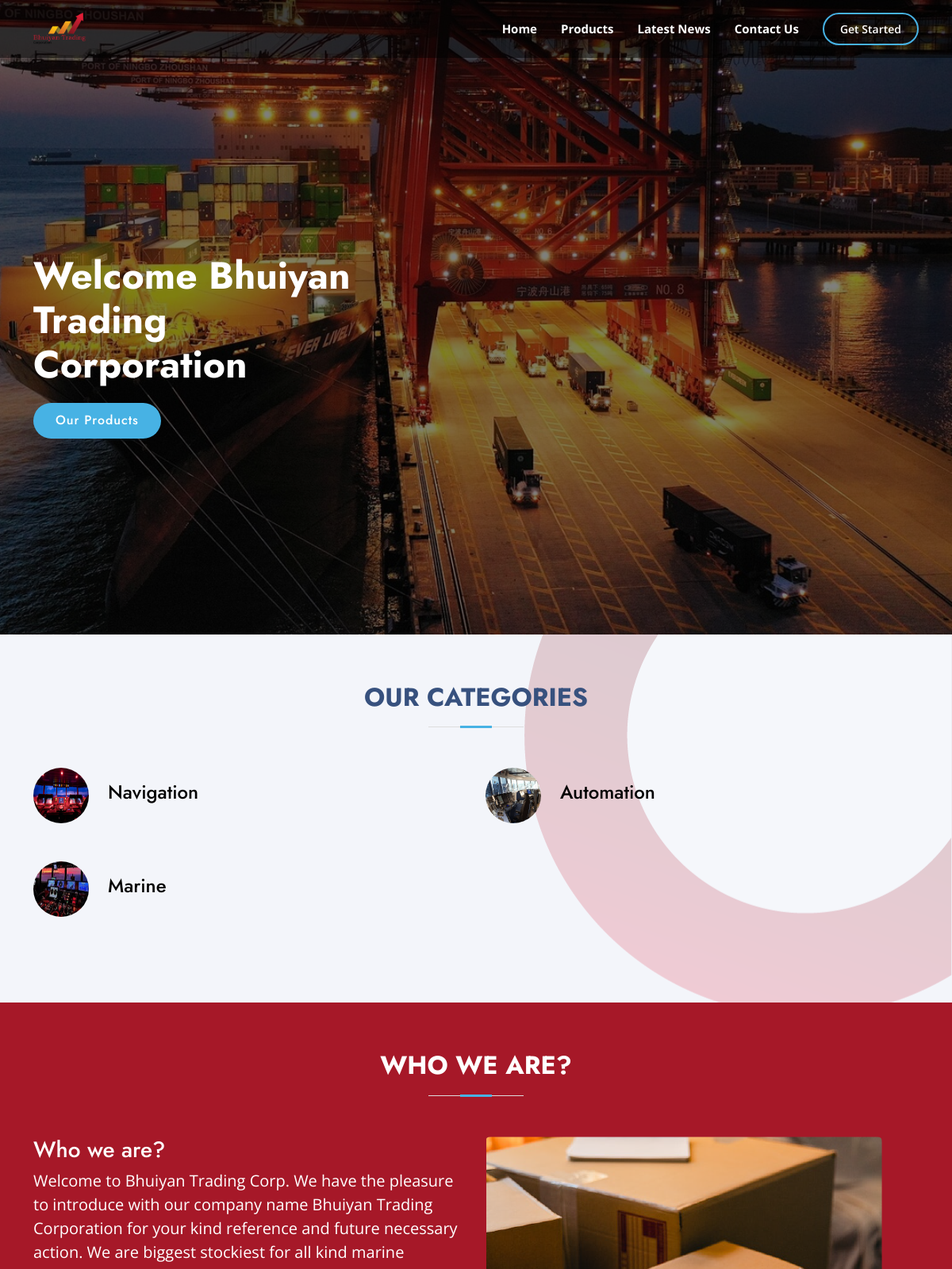
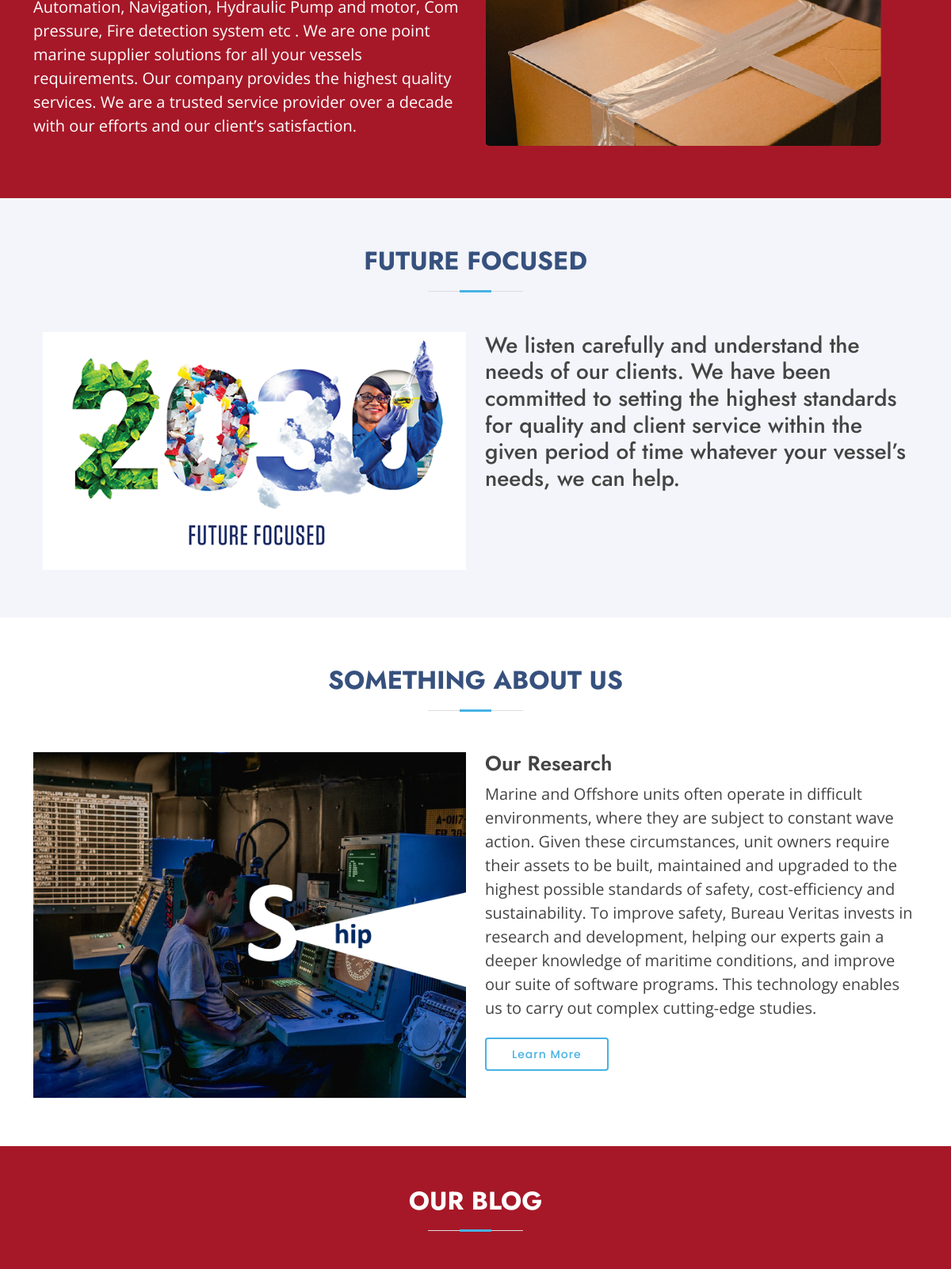
The page / (upper part) on the database its author committed (2 pictures, top to bottom).
### backend/models.py (models this page shows, shortened)
class Settings(models.Model):
    title = models.CharField(max_length=255)
    phone = models.CharField(max_length=16)
    email = models.EmailField(max_length=255)
    address = models.TextField()
    site_logo = models.ImageField(upload_to=settings_path)
    hero_image = models.ImageField(upload_to=settings_path)
    who_we = models.TextField()
    who_we_image = models.ImageField(upload_to=settings_path)
    future_focused = models.TextField()
    future_forused_img = models.ImageField(upload_to=settings_path)
    about_us = models.TextField()
    about_us_img = models.ImageField(upload_to=settings_path)

class Category(models.Model):
    name = models.CharField(max_length=255, unique=True)
    image = models.ImageField(upload_to=category_path, null=False, blank=False, default="default.jpg")

### frontend/views.py (the view)
# urls.py: 2. Add a URL to urlpatterns:  path('', Home.as_view(), name='home')
def Home(request):
    settings = Settings.objects.first()
    category = Category.objects.all().order_by('-id')
    product = Product.objects.all()
    context = {
        'settings' : settings,
        'category' : category,
        'product' : product
    }
    return render(request, 'home.html', context)

### frontend/templates/home.html (shortened to what this page needs)
{% extends 'asset2/base.html' %} {% load static %} {% block content %}
<section id="hero" class="d-flex align-items-center" style="
    background: rgba(0,0,0, 0.5) url({{ settings.hero_image.url }}); background-position: center;
    background-size: cover;
    background-position: center;
    background-blend-mode: overlay;
    background-repeat: no-repeat;
    width: 100%;
    height: 100vh;
    ">
    <div class="container">
        <div class="row">
            <div class="col-lg-5 d-flex flex-column justify-content-center pt-4 pt-lg-0 order-2 order-lg-1" data-aos="fade-up" data-aos-delay="200">
                <h1>{{settings.title}}</h1>
                <div class="d-flex justify-content-center justify-content-lg-start">
                    <a href="#about" class="btn-get-started scrollto">Our Products</a>
                </div>
            </div>
        </div>
    </div>
</section>
<main id="main">
    <section id="category" class="services section-bg Our_products" style="height: auto">
        <div class="container" data-aos="fade-up">
            <div class="section-title">
                <h2>Our Categories</h2>
            </div>
            <div class="row our_main_category">
                {% for item in category %}
                <div class=" col-12 col-md-6 mb-5">
                    <a href="{% url 'frontend:subcategory' item.id %}">
                        <div class="product_category_inner d-flex  align-items-center gap-2px">
                            <div class="img">
                                <img class="rounded-circle" src="{{item.image.url}}" width="70px" height="70px" alt="category image">
                            </div>
                            <div class="text">
                                <h4 class="ms-4 text-black">{{item.name}}</h4>
                            </div>
                        </div>
                    </a>
                </div>
                {% endfor %}
            </div>
        </div>
    </section>
    <section id="category" class="services section-bg who_we">
        <div class="container" data-aos="fade-up">
            <div class="section-title ">
                <h2 class="text-white">Who we are?</h2>
            </div>
            <div class="row d-flex">
                <div class="col col-12 col-md-6 order-2 order-md-1">
                    <div class="description text-white">
                        <h3 class="font-weight-bold">Who we are?</h3>
                        <p style="font-size: 20px;">
                            {{settings.who_we}}
                        </p>
                    </div>
                </div>
                <div class="col col-12 col-md-6 order-1 order-md-2">
                    <div class="img mb-5 mb-md-0">
                        <img class="rounded" src="{{settings.who_we_image.url}}" alt="img-fluid">
                    </div>
                </div>
            </div>
        </div>
    </section>
    <section id="category" class="services section-bg">
        <div class="container" data-aos="fade-up">
            <div class="section-title">
                <h2>Future Focused</h2>
            </div>
            <div class="container">
                <div class="row">
                    <div class="col col-12 col-md-6" data-aos="zoom-in" data-aos-delay="100">
                        <div class="img mb-5 mb-md-0">
                            <img src="{{settings.future_forused_img.url}}" class="img-fluid" alt="future">
                        </div>
                    </div>
                    <div class="col col-12 col-md-6" data-aos="zoom-in" data-aos-delay="100">
                        <div class="dercription">
                            <h3>
                                {{settings.future_focused}}
                            </h3>
                        </div>
                    </div>
                </div>
            </div>
        </div>
    </section>
    <section id="about" class="about">
        <div class="container" data-aos="fade-up">
            <div class="section-title">
                <h2>Something About Us</h2>
            </div>
            <div class="row content">
                <div class="col-lg-6">
                    <div class="img mb-5 mb-md-0">
                        <img src="{{settings.about_us_img.url}}" class="img-fluid" alt="shipequipment">
                    </div>
                </div>
                <div class="col-lg-6 pt-4 pt-lg-0">
                    <h3>Our Research</h3>
                    <p style="font-size: 20px;">
                        {{settings.about_us}}
                    </p>
                    <a href="#" class="btn-learn-more">Learn More</a>
                </div>
            </div>
        </div>
    </section>
    <section id="blogs" class="clientzs section-bg blog_section">
        <div class="container">
            <div class="section-title">
                <h2 class="text-white">Our Blog</h2>
            </div>
        </div>
    </section>
</main>
{% endblock %}

### frontend/templates/asset2/header.html (shortened to what this page needs)
<header id="header" class="fixed-top" style="background: rgba(0,0,0,0.5);">
    <div class="container d-flex align-items-center">
        <h1 class="logo me-auto">
            <a class="logo me-auto" href="{% url 'frontend:home' %}">
                <img src="{{settings.site_logo.url}}" class="img-fluid" />
            </a>
        </h1>
        <nav id="navbar" class="navbar">
            <ul>
                <li><a class="nav-link scrollto" href="{% url 'frontend:home' %}"><strong>Home</strong></a></li>
                <li><a class="nav-link scrollto" href=""><strong>Products</strong></a></li>
                <li><a class="nav-link scrollto" href=""><strong>Latest News</strong></a></li>
                <li><a class="nav-link scrollto" href="{% url 'frontend:contact' %}"><strong>Contact Us</strong></a></li>
                <li><a class="getstarted scrollto" href="">Get Started</a></li>
            </ul>
        </nav>
    </div>
</header>

### static/frontend/assets/css/style.css (style rules this page uses)
body { font-family: "Open Sans", sans-serif; color: #444444; }
a { color: #47b2e4; text-decoration: none; }
h1, h2, h3, h4, h5, h6 { font-family: "Jost", sans-serif; }
#header { transition: all 0.5s; z-index: 997; padding: 15px 0; }
#header .logo { font-size: 30px; margin: 0; padding: 0; line-height: 1; font-weight: 500; letter-spacing: 2px; text-transform: uppercase; }
#header .logo a { color: #fff; }
#header .logo img { max-height: 40px; }
.navbar { padding: 0; }
.navbar ul { margin: 0; padding: 0; display: flex; list-style: none; align-items: center; }
.navbar li { position: relative; }
.navbar a, .navbar a:focus { display: flex; align-items: center; justify-content: space-between; padding: 10px 0 10px 30px; font-size: 15px; font-weight: 500; color: #fff; white-space: nowrap; transition: 0.3s; }
.navbar .getstarted, .navbar .getstarted:focus { padding: 8px 20px; margin-left: 30px; border-radius: 50px; color: #fff; font-size: 14px; border: 2px solid #47b2e4; font-weight: 600; }
#hero { width: 100%; height: 80vh; background: #37517e; }
#hero .container { padding-top: 72px; }
#hero h1 { margin: 0 0 10px 0; font-size: 48px; font-weight: 700; line-height: 56px; color: #fff; }
#hero .btn-get-started { font-family: "Jost", sans-serif; font-weight: 500; font-size: 16px; letter-spacing: 1px; display: inline-block; padding: 10px 28px 11px 28px; border-radius: 50px; transition: 0.5s; margin: 10px 0 0 0; color: #fff; background: #47b2e4; }
section { padding: 60px 0; overflow: hidden; }
.section-bg { background-color: #f3f5fa; }
.section-title { text-align: center; padding-bottom: 30px; }
.section-title h2 { font-size: 32px; font-weight: bold; text-transform: uppercase; margin-bottom: 20px; padding-bottom: 20px; position: relative; color: #37517e; }
.section-title h2::before { content: ""; position: absolute; display: block; width: 120px; height: 1px; background: #ddd; bottom: 1px; left: calc(50% - 60px); }
.section-title h2::after { content: ""; position: absolute; display: block; width: 40px; height: 3px; background: #47b2e4; bottom: 0; left: calc(50% - 20px); }
.about .content h3 { font-weight: 600; font-size: 26px; }
.about .content .btn-learn-more { font-family: "Poppins", sans-serif; font-weight: 500; font-size: 14px; letter-spacing: 1px; display: inline-block; padding: 12px 32px; border-radius: 4px; transition: 0.3s; line-height: 1; color: #47b2e4; -webkit-animation-delay: 0.8s; animation-delay: 0.8s; margin-top: 6px; border: 2px solid #47b2e4; }

### static/frontend/assets/css/index.css (style rules this page uses)
.Our_products { height: 420px; background-image: url(../img/bg-top.b2740571fef02d4fb915.png); background-position: top right; background-repeat: no-repeat; }
.who_we { background-color: #A61828; }
.blog_section { padding: 50px; background-color: #A61828; }

### rows shown on the page
Settings: site_logo (picture), hero_image (picture), title "Welcome Bhuiyan Trading Corporation", who_we "Welcome to Bhuiyan Trading Corp. We have the pleasure to introduce with our company name Bhuiyan Trading Corporation for your kind reference and future necessary action. We are biggest stockiest for all kind marine Automation, Navigation, Hydraulic Pump and motor, Com pressure, Fire detection system etc . We are one point marine supplier solutions for all your vessels requirements. Our company provides the highest quality services. We are a trusted service provider over a decade with our efforts and our client’s satisfaction.", who_we_image (picture), future_forused_img (picture), future_focused "We listen carefully and understand the needs of our clients. We have been committed to setting the highest standards for quality and client service within the given period of time whatever your vessel’s needs, we can help.", about_us_img (picture), about_us "Marine and Offshore units often operate in difficult environments, where they are subject to constant wave action. Given these circumstances, unit owners require their assets to be built, maintained and upgraded to the highest possible standards of safety, cost-efficiency and sustainability. To improve safety, Bureau Veritas invests in research and development, helping our experts gain a deeper knowledge of maritime conditions, and improve our suite of software programs. This technology enables us to carry out complex cutting-edge studies."
Category: image (picture), name "Navigation"
Category: image (picture), name "Automation"
Category: image (picture), name "Marine"
